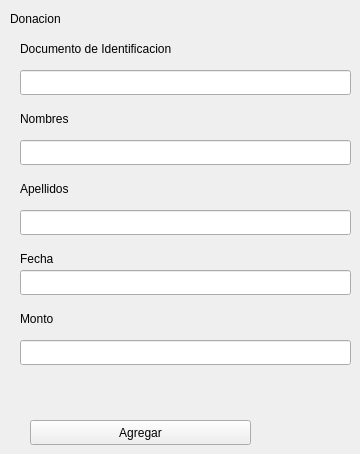
    <widget class="QWidget" name="page_2">
     <widget class="QLabel" name="label_2">
      <property name="geometry">
       <rect>
        <x>10</x>
        <y>10</y>
        <width>67</width>
        <height>17</height>
       </rect>
      </property>
      <property name="text">
       <string>Donacion</string>
      </property>
     </widget>
     <widget class="QLabel" name="label_52">
      <property name="geometry">
       <rect>
        <x>20</x>
        <y>40</y>
        <width>201</width>
        <height>17</height>
       </rect>
      </property>
      <property name="text">
       <string>Documento de Identificacion </string>
      </property>
     </widget>
     <widget class="QLineEdit" name="dpi_donacion">
      <property name="geometry">
       <rect>
        <x>20</x>
        <y>70</y>
        <width>331</width>
        <height>25</height>
       </rect>
      </property>
     </widget>
     <widget class="QLabel" name="label_53">
      <property name="geometry">
       <rect>
        <x>20</x>
        <y>110</y>
        <width>67</width>
        <height>17</height>
       </rect>
      </property>
      <property name="text">
       <string>Nombres</string>
      </property>
     </widget>
     <widget class="QLineEdit" name="nombres_donacion">
      <property name="geometry">
       <rect>
        <x>20</x>
        <y>140</y>
        <width>331</width>
        <height>25</height>
       </rect>
      </property>
     </widget>
     <widget class="QLabel" name="label_54">
      <property name="geometry">
       <rect>
        <x>20</x>
        <y>180</y>
        <width>67</width>
        <height>17</height>
       </rect>
      </property>
      <property name="text">
       <string>Apellidos</string>
      </property>
     </widget>
     <widget class="QLineEdit" name="apellidos_donacion">
      <property name="geometry">
       <rect>
        <x>20</x>
        <y>210</y>
        <width>331</width>
        <height>25</height>
       </rect>
      </property>
     </widget>
     <widget class="QLabel" name="label_55">
      <property name="geometry">
       <rect>
        <x>20</x>
        <y>250</y>
        <width>67</width>
        <height>17</height>
       </rect>
      </property>
      <property name="text">
       <string>Fecha</string>
      </property>
     </widget>
     <widget class="QLineEdit" name="fecha_donacion">
      <property name="geometry">
       <rect>
        <x>20</x>
        <y>270</y>
        <width>331</width>
        <height>25</height>
       </rect>
      </property>
     </widget>
     <widget class="QLabel" name="label_56">
      <property name="geometry">
       <rect>
        <x>20</x>
        <y>310</y>
        <width>67</width>
        <height>17</height>
       </rect>
      </property>
      <property name="text">
       <string>Monto</string>
      </property>
     </widget>
     <widget class="QLineEdit" name="monto_donacion">
      <property name="geometry">
       <rect>
        <x>20</x>
        <y>340</y>
        <width>331</width>
        <height>25</height>
       </rect>
      </property>
     </widget>
     <widget class="QPushButton" name="pushButton_34">
      <property name="geometry">
       <rect>
        <x>30</x>
        <y>420</y>
        <width>221</width>
        <height>25</height>
       </rect>
      </property>
      <property name="text">
       <string>Agregar</string>
      </property>
     </widget>
    </widget>
